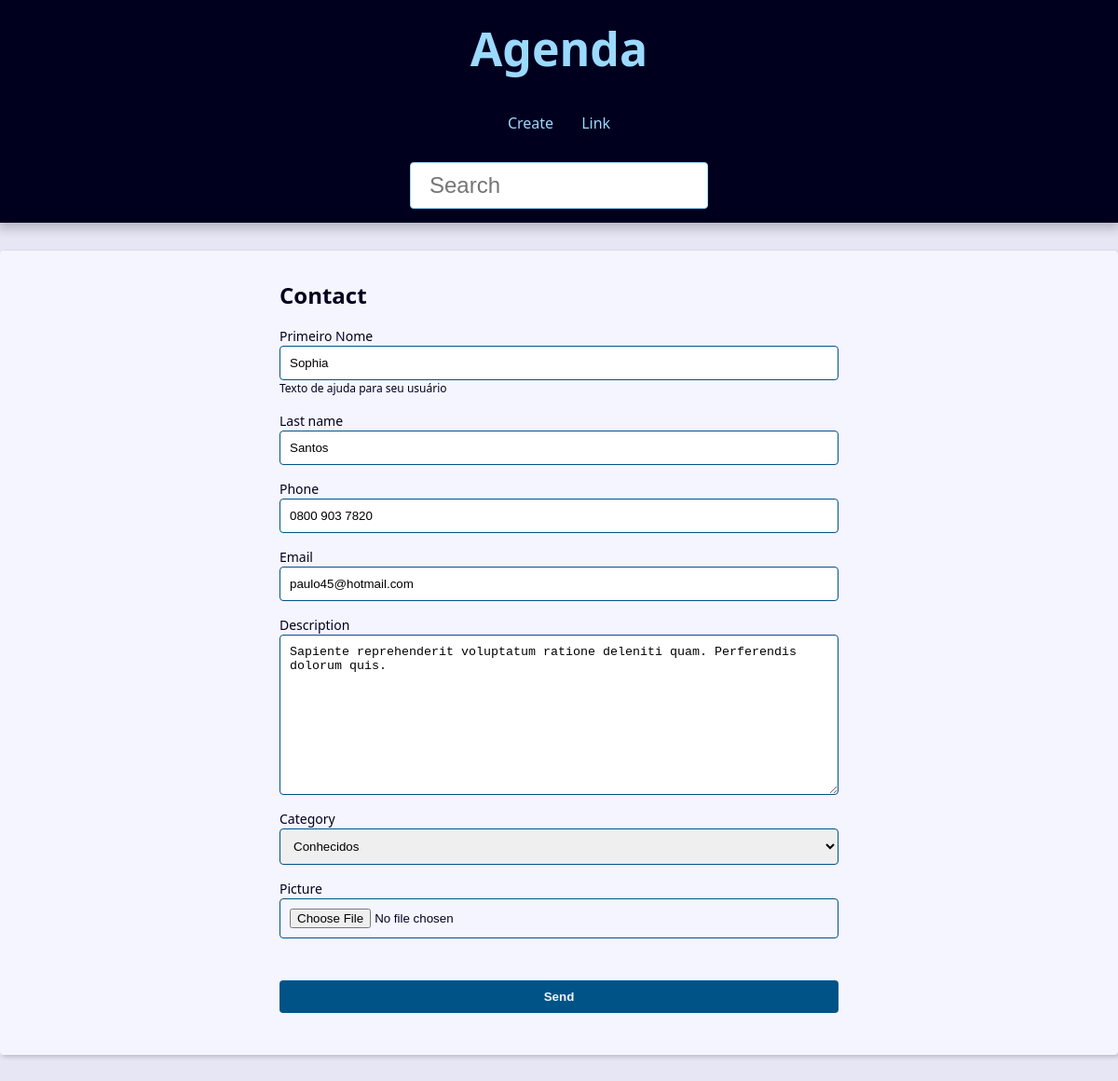
The page /contact/6/update/ on the database its author committed.
### contact/models.py (models this page shows, shortened)
class Contact(models.Model):
    first_name = models.CharField(max_length=50)
    last_name = models.CharField(max_length=50, blank=True)
    phone = models.CharField(max_length=50)
    email = models.EmailField(max_length=254, blank=True)
    created_date = models.DateTimeField(default=timezone.now)
    description = models.TextField(blank=True)
    show = models.BooleanField(default=True)
    picture = models.ImageField(blank=True, upload_to='pictures/%Y/%m/')
    category = models.ForeignKey(Category, on_delete=models.SET_NULL, blank=True,null=True)
    owner = models.ForeignKey(User, on_delete=models.SET_NULL, blank=True,null=True)

### contact/views/contact_forms.py (the view, shortened to what this page needs)
# urls.py: path('contact/<int:contact_id>/update/', views.update, name="update"),
def update(request, contact_id):
    contact = get_object_or_404(Contact, pk=contact_id, show=True)
    form_action = reverse('contact:update', args=(contact_id,))
    context = {
        'form': ContactForm(instance=contact),
        'form_action': form_action
    }
    return render(
        request,
        'contact/create.html',
        context
    )

### contact/forms.py (shortened to what this page needs)
class ContactForm(forms.ModelForm):
    picture = forms.ImageField(
        widget=forms.FileInput(
            attrs={
                'accept': 'image/*'
            }
        )
    )
    class Meta:
        model = models.Contact
        fields = 'first_name','last_name','phone','email','description','category', 'picture',
    first_name = forms.CharField(
        widget=forms.TextInput(
            attrs={
                'class': 'classe-a classe-b',
                'placeholder': 'Aqui veio do init',
            }
        ),
        label='Primeiro Nome',
        help_text="Texto de ajuda para seu usuário"
    )

### contact/models.py (called while the page is built)
    def __str__(self):
        return self.name

### contact/templates/contact/create.html (shortened to what this page needs)
{% extends "global/base.html" %} {% block content %}
<div class="form-wrapper">
  <h2>Contact</h2>
  <form action="{{ form_action }}" method="POST" enctype="multipart/form-data">
    <div class="form-content">
      {% for field in form %}
      <div class="form-group">
        <label for="{{field.id_for_label}}">{{ field.label }}</label>
        {{field}}
        {% if field.help_text %}
        <p class="help-text">{{ field.help_text}}</p>
        {% endif %}
      </div>
      {% if field.name == 'picture' and field.value.url %}
        <div class="form-group">
        </div>
      {% endif %}
      {% endfor %}
    </div>
    <div class="form-content">
      <div class="form-group">
        <button class="btn" type="sumit">Send</button>
      </div>
    </div>
  </form>
</div>
{% endblock content %}

### base_static/global/css/style.css (style rules this page uses)
:root { --spacing: 1.5rem; --link-dark-color: rgb(0, 83, 134); --link-light-color: rgb(156, 217, 255); --clr-white: rgb(245, 245, 255); --clr-black: rgb(0, 0, 30); --clr-light-gray: rgb(230, 230, 245); --clr-dark-shadow-5: rgba(0, 0, 10, 5%); --clr-dark-shadow-10: rgba(0, 0, 10, 10%); --clr-dark-shadow-20: rgba(0, 0, 10, 20%); --clr-light-shadow-5: rgba(200, 200, 255, 5%); --clr-light-shadow-10: rgba(200, 200, 255, 10%); --clr-light-shadow-20: rgba(200, 200, 255, 20%); --main-page-width: 120rem; --table-min-width: 60rem; --biggest-font-size: 5rem; --bigger-font-size: 4rem; --big-font-size: 3.2rem; --medium-font-size: 2.4rem; --small-font-size: 1.6rem; --smaller-font-size: 1.4rem; --smallest-font-size: 1.2rem; --transition-fast: 300ms; --transition-medium: 600ms; --transition-slow: 1s; --default-border-radius: 4px; }
*, *::before, *::after { margin: 0; padding: 0; box-sizing: border-box; }
html { font-size: 62.5%; }
body { font-family: system-ui, -apple-system, BlinkMacSystemFont, "Segoe UI", Roboto, Oxygen, Ubuntu, Cantarell, "Open Sans", "Helvetica Neue", sans-serif; line-height: 1.5; font-size: var(--small-font-size); color: var(--clr-black); -webkit-font-smoothing: antialiased; background: var(--clr-light-gray); }
.form-wrapper { max-width: 60rem; margin: var(--spacing) auto; }
.form-content { margin: var(--spacing) 0; }
.form-group { display: flex; flex-direction: column; padding-bottom: var(--spacing); }
.form-group p { margin: 1em 0; }
.form-group .help-text, .form-group .help-text ~ ul { margin: 0; font-size: var(--smallest-font-size); list-style: none; }
.form-group input, .form-group textarea, .form-group select { padding: 1rem; border-radius: var(--default-border-radius); border: 1px solid var(--link-dark-color); }
.form-group label { font-size: var(--smaller-font-size); }
.btn { background-color: var(--link-dark-color); color: var(--clr-white); font-weight: bold; border: none; padding: 1rem 2rem; border-radius: var(--default-border-radius); cursor: pointer; transition: filter var(--transition-fast) ease-in-out; }

### rows shown on the page
Contact: form "Sophia" "Santos" "0800 903 7820" "paulo45@hotmail.com" "Sapiente reprehenderit voluptatum ratione deleniti quam. Perferendis dolorum quis." "Conhecidos"

### other values the page prints
{{ field.label }} "Primeiro Nome" "Last name" "Phone" "Email" "Description" "Category" "Picture"
{{ field.help_text }} "Texto de ajuda para seu usuário"
